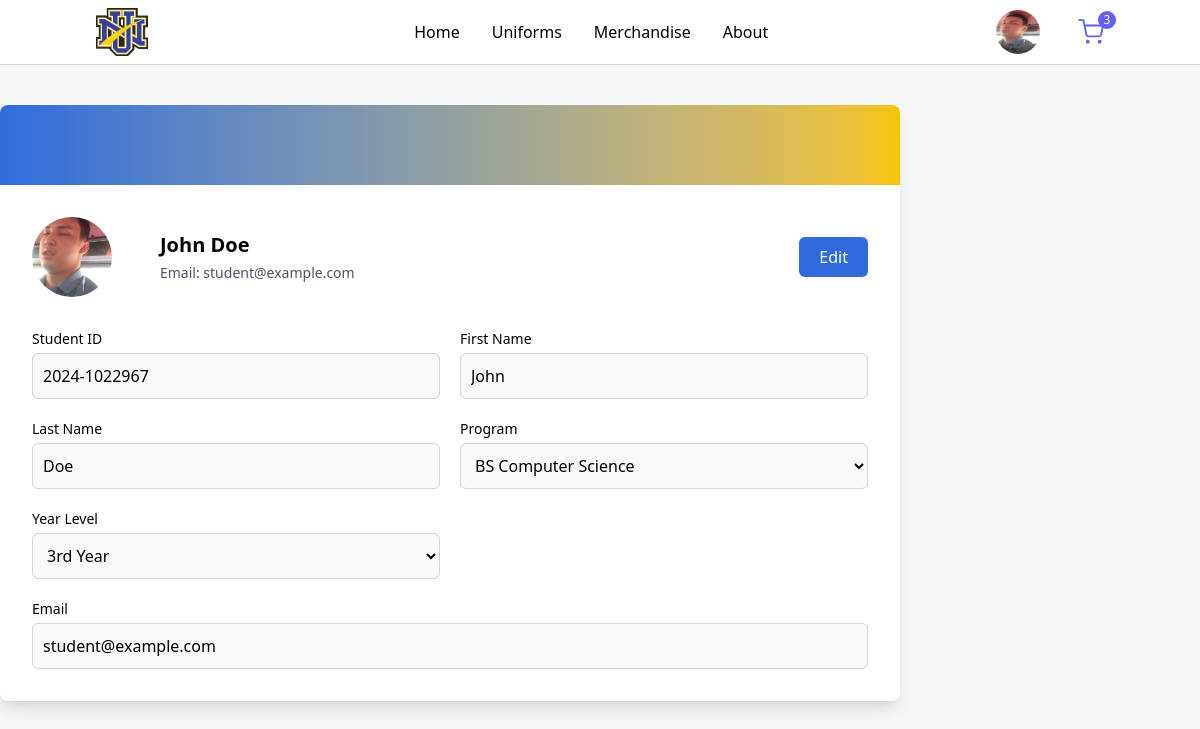
Screenshot of /pages/student/studentProfile.php (signed in) with the database file from the repository.
### tables this page shows
CREATE TABLE Student (  
    student_id varchar(255) UNIQUE PRIMARY KEY,  
    first_name VARCHAR(255),
    last_name VARCHAR(255),
    email VARCHAR(255),
    course VARCHAR(255),
    year_level VARCHAR(20),
    s_id int,  
    FOREIGN KEY(s_id) REFERENCES Student_Log(id)
);

### actions/student/studentProfile.php (called while the page is built, shortened)
<?php
    require_once('../../config/connection.php');
    $user_id = $_SESSION['id'];
    $sql = "SELECT * FROM Student WHERE s_id = ?";
    $stmt = $connection->prepare($sql);
    $stmt->bind_param('i', $user_id);
    $stmt->execute();
    $result = $stmt->get_result();
    $row = $result->fetch_assoc();
?>

### pages/student/studentProfile.php (the view, shortened to what this page needs)
<?php
    require_once '../../config/connection.php';
    require ('../../actions/student/studentProfile.php');
?>
<!DOCTYPE html>
<html lang="en">
<head>
    <link href="../../src/output.css" rel="stylesheet" />
</head>
<body class="bg-[#f4f6f8] font-sans">
  <div class="max-w-225 mx-auto mt-10 bg-white rounded-lg overflow-hidden shadow-lg">
    <div class="h-20 bg-linear-to-r from-[#2f6bdc] to-[#f5c400]"></div>
    <div class="p-8">
      <div class="flex justify-between items-center mb-8">
        <div class="flex items-center gap-12">
          <img src="../../assets/images/sampleProfile.jpg" class="w-20 h-20 object-cover rounded-full" alt="Profile" />
          <div>
            <h2 class="text-xl font-semibold mb-1" id="displayName"><?php echo $row['first_name'] . ' ' . $row['last_name']; ?></h2>
            <p class="text-sm text-gray-600">Email: <span id="displayEmail"><?php echo $row['email']; ?></span></p>
          </div>
        </div>
        <div class="flex gap-2" id="buttonContainer">
          <button type="button" id="editBtn" class="px-5 py-2 rounded-md bg-[#2f6bdc] text-white hover:bg-blue-700">Edit</button>
        </div>
      </div>
      <form id="profileForm" class="grid grid-cols-1 md:grid-cols-2 gap-5">
        <div class="flex flex-col">
          <label class="text-sm mb-1">Student ID</label>
          <input type="text" id="student_id" name="student_id" value="<?php echo $row['student_id']; ?>" disabled class="input-edit p-2.5 border border-gray-300 rounded-md bg-[#f9f9f9] focus:border-[#2f6bdc] focus:outline-none"/>
        </div>
        <div class="flex flex-col">
          <label class="text-sm mb-1">First Name</label>
          <input type="text" id="firstName" name="firstName" value="<?php echo $row['first_name']; ?>" disabled class="input-edit p-2.5 border border-gray-300 rounded-md bg-[#f9f9f9] focus:border-[#2f6bdc] focus:outline-none"/>
        </div>
        <div class="flex flex-col">
          <label class="text-sm mb-1">Last Name</label>
          <input type="text" id="lastName" name="lastName" value="<?php echo $row['last_name']; ?>" disabled class="input-edit p-2.5 border border-gray-300 rounded-md bg-[#f9f9f9] focus:border-[#2f6bdc] focus:outline-none"/>
        </div>
        <div class="flex flex-col">
          <label class="text-sm mb-1">Program</label>
          <select id="course" name="course" disabled class="input-edit p-2.5 border border-gray-300 rounded-md bg-[#f9f9f9] focus:border-[#2f6bdc] focus:outline-none">
            <?php echo "<option value='" . $row['course'] . "' selected>" . $row['course'] . "</option>"; ?>
          </select>
        </div>
        <div class="flex flex-col">
          <label class="text-sm mb-1">Year Level</label>
          <select id="year_level" name="year_level" disabled class="input-edit p-2.5 border border-gray-300 rounded-md bg-[#f9f9f9] focus:border-[#2f6bdc] focus:outline-none">
            <?php echo "<option value='" . $row['year_level'] . "' selected>" . $row['year_level'] . "</option>"; ?>
          </select>
        </div>
        <div class="flex flex-col md:col-span-2">
          <label class="text-sm mb-1">Email</label>
          <input type="email" id="email" name="email" value="<?php echo $row['email']; ?>" disabled class="input-edit p-2.5 border border-gray-300 rounded-md bg-[#f9f9f9] focus:border-[#2f6bdc] focus:outline-none"/>
        </div>
      </form>
    </div>
  </div>
</body>
</html>

### pages/student/studentProfile.php (style rules this page uses)
.input-edit:disabled { background-color: #f9f9f9; cursor: not-allowed; }

### rows the page displays
student: first_name "John", last_name "Doe", email "student@example.com", student_id "2024-1022967", firstName "John", lastName "Doe", course "BS Computer Science", year_level "3rd Year"
